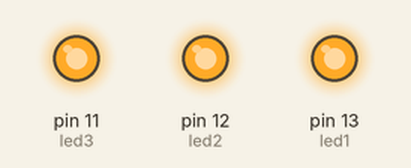
Recording of a sketch running on a simulated Arduino Uno, built with avr-gcc and run on an emulated ATmega328P. Shown: output pins drawn as LEDs (lit = HIGH).

Above: at 0.5 s.
At 3.5 s:
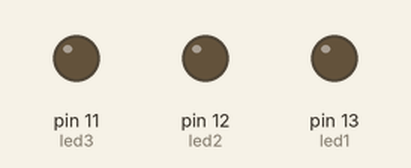
Timing chart, 0 to 4.6 s (numbered marks = the images above):
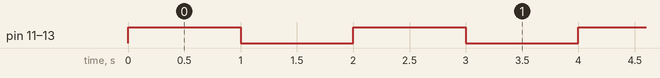

The sketch:

ejercicio2_2.ino
```cpp
/*se le otorga a la variable i los valores de los pines
  correspondientes a cada led*/
int led1 = 13;
int led2 = 12;
int led3 = 11;

// the setup routine runs once when you press reset:
void setup() {
  // initialize the digital pin as an output.

    pinMode(led1, OUTPUT);
  pinMode(led2, OUTPUT);
  pinMode(led3, OUTPUT);

}

// the loop routine runs over and over again forever:
void loop() {

       digitalWrite( led1 , HIGH) ;
    digitalWrite( led2 , HIGH) ;
    digitalWrite( led3 , HIGH) ;
       delay (1000) ;
       digitalWrite( led1 , LOW);
    digitalWrite( led2 , LOW);
    digitalWrite( led3 , LOW);
       delay (1000) ;
}
```

Measured:
- by itself, pin 11 (led3), pin 12 (led2), pin 13 (led1): alternates HIGH for 1.0 s and LOW for 1.0 s
